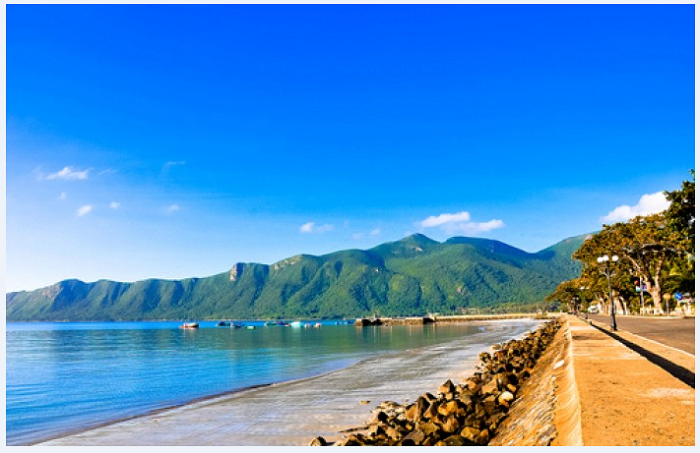
%> input picture 02/background.png, 700 x 453 px, given in place of foreground.png, which was not available
$ octave --eval "Exer2y3pro;"   (GNU Octave 9; MATLAB toolbox functions it lacks are replaced by stand-ins)
%> lines starting %> are read from the running program, lines starting %| are printed output that depends on the picture; in (x1, y1, x2, y2) boxes, pixels count from 0 and x2, y2 are one past the last pixel; in counts of white or black regions, pixels touching at a corner belong together; the program's own positions count from 1; pictures that were not available may be replaced by others from this repository, and a replacement may not be noted
function Exer2y3pro
  pkg load image;
  k=120;
  I=imread("foreground.png");
%> I is the input picture: size 453x700x3 uint8; mean R, G, B 80, 143.2, 200.2
  J=imread("background.png");

  [ row ,col,~ ] = size(I);
%> row = 453; col = 700
  J_T=imresize(J, [ row col ]);

  matT=zeros(row,col,3);

  for b=1:3
    matT(:,:,b)= CalC(I(:,:,b));
  endfor
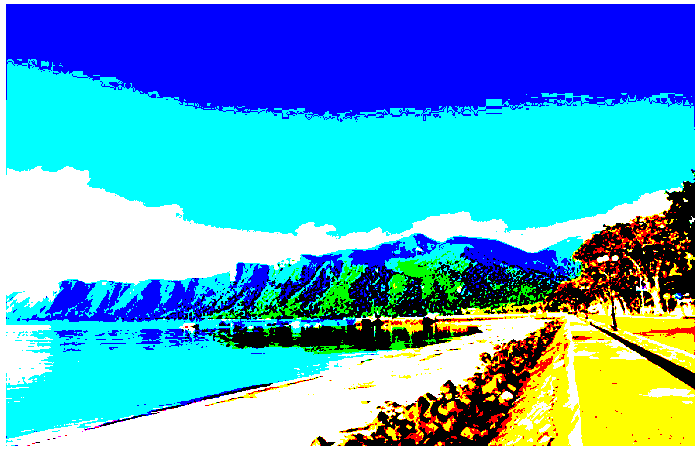
%> matT: size 453x700x3 double; mean R, G, B 0.315, 0.647, 0.808


  M=zeros(row,col);
  M=matT(:,:,1).*matT(:,:,2).*matT(:,:,3);
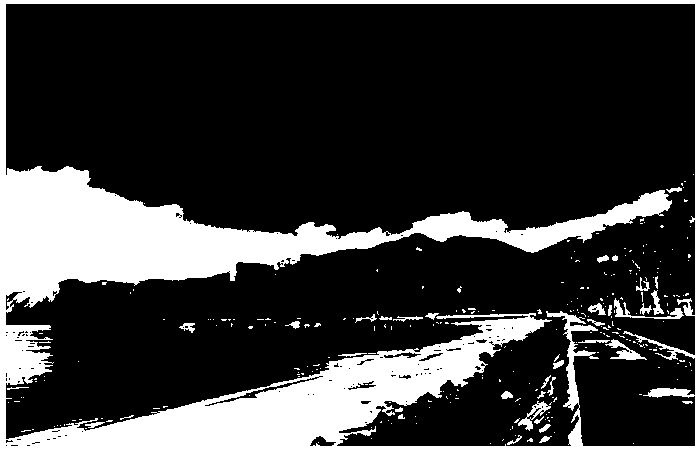
%> M: size 453x700 double; values 0 (black) and 1 (white), 22.6% white; 274 white regions (237 under 20 px), largest, box (x1, y1, x2, y2) and area: (0, 0, 700, 453) 68232, (614, 298, 684, 319) 325, (605, 339, 647, 360) 307
  N=not(M);

  M=uint8(M);
  N=uint8(N);
  K=zeros(row,col,3);

  matK=zeros(row,col,3);
  for b=1:3
    matK(:,:,b)=M.*J_T(:,:,b)+N.*I(:,:,b);
  endfor

  imshow(matK);
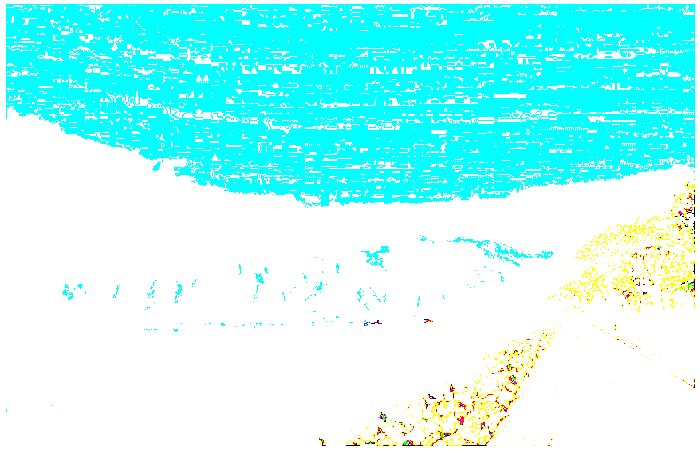
%> displayed picture: size 453x700x3, on the screen's scale of 0 to 255; mean R, G, B 172.8, 254.2, 250.9
endfunction

function m=CalC(I)
  m=zeros(size(I));
  [N ,D]=size(I);
  for i=1:N
    for j=1:D
      if(I(i,j)>120)
        m(i,j)=1;
      elseif (I(i,j)<=120)
        m(i,j)=0;
      end
    endfor
  endfor
endfunction
